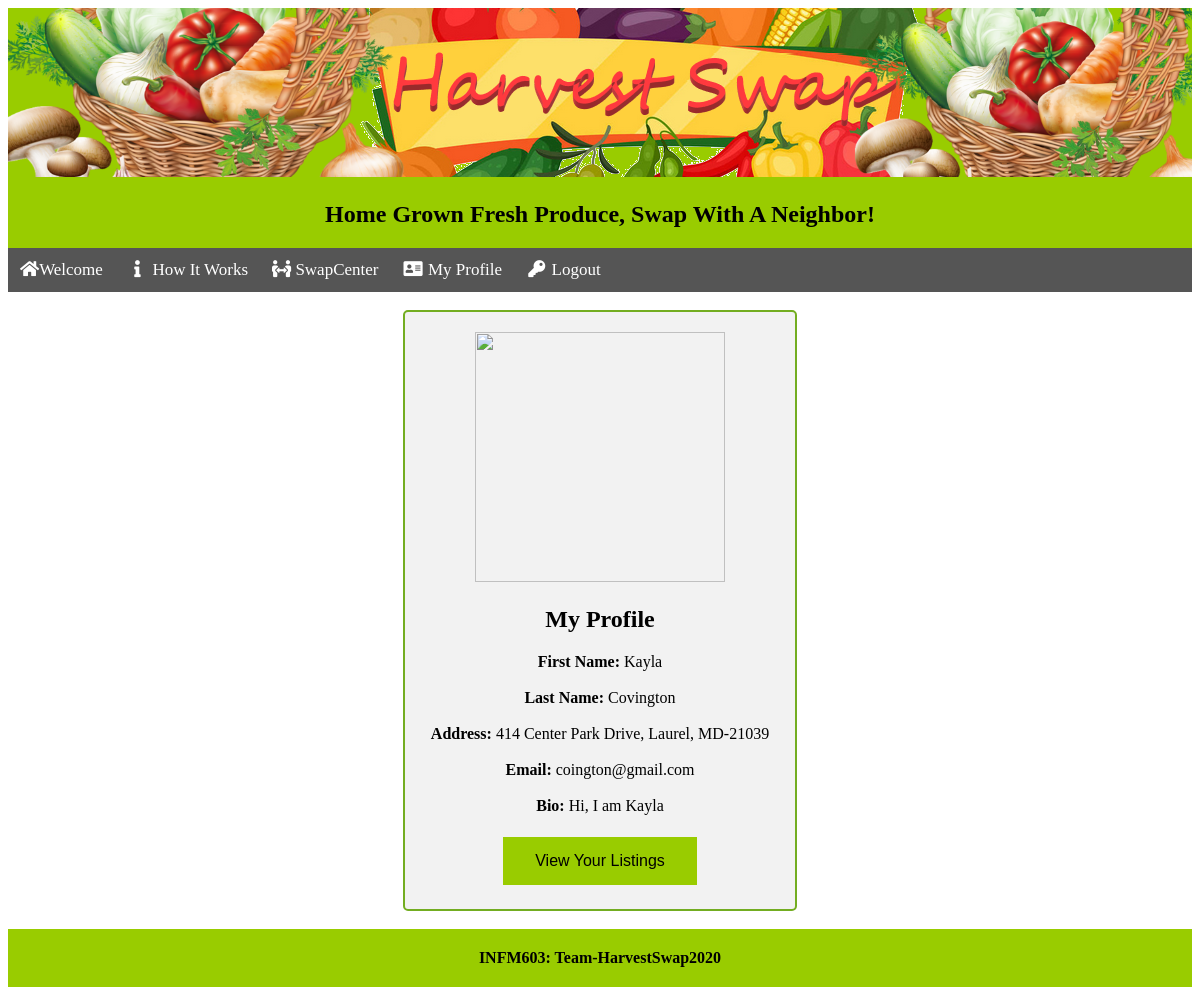
/HarvestSwap_12DEC/myProfile.php (signed in), run on an earlier commit of the app's database.
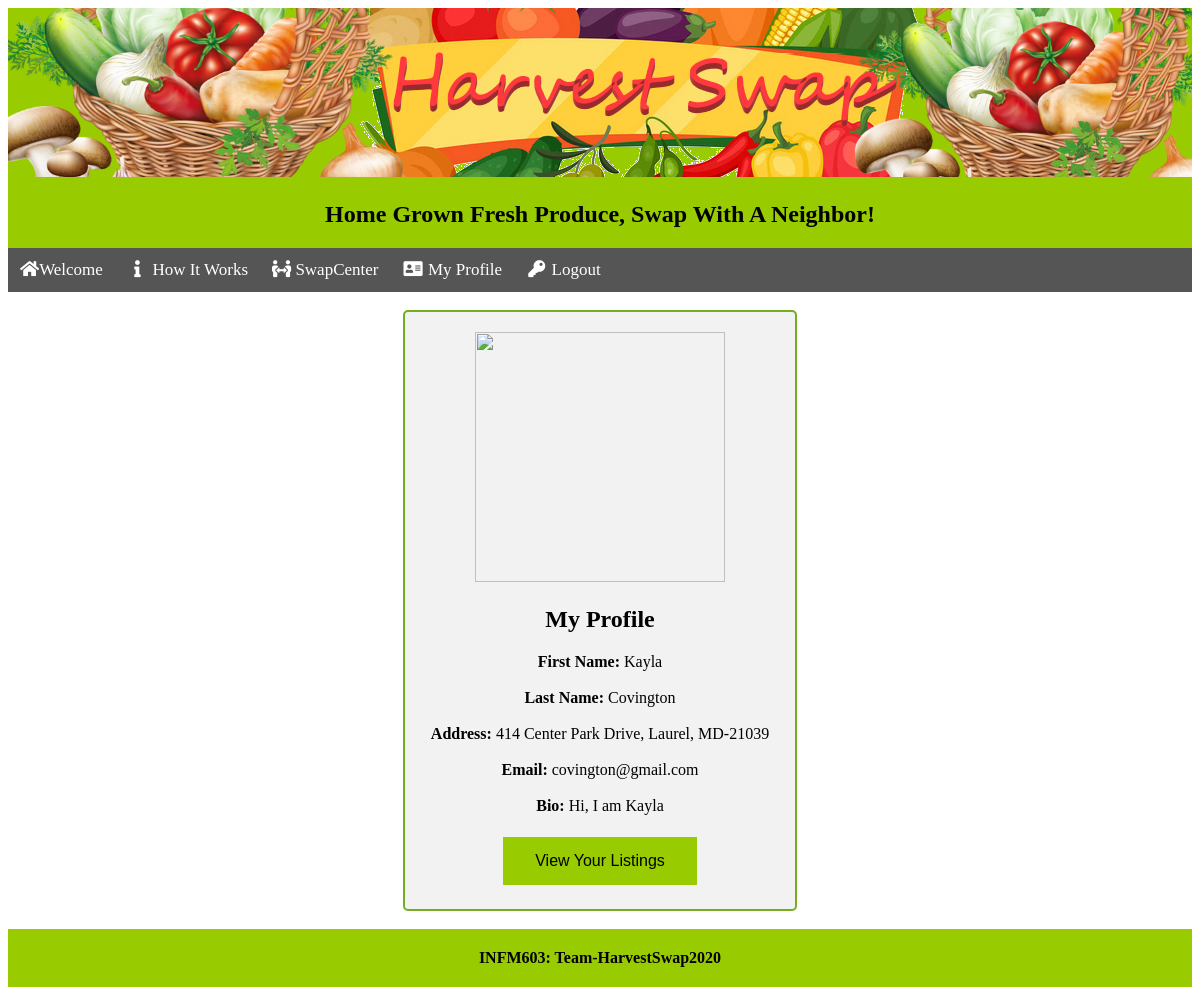
And on a later commit of the database.
### tables this page shows
CREATE TABLE gardener (
gardener_id INTEGER PRIMARY KEY AUTO_INCREMENT,
gardener_user_name TEXT NOT NULL,
first_name TEXT NOT NULL,
last_name TEXT NOT NULL,
gardener_address TEXT NOT NULL,
email TEXT NOT NULL,
gardener_image TEXT NOT NULL,
gardener_bio TEXT,
gardener_password TEXT NOT NULL
);

### HarvestSwap_12DEC/myProfile.php (the view, shortened to what this page needs)
<?php
        include('includes/Header.php');
?>
<!DOCTYPE html>
<html>
<head>
</head>
<body>
<br>
 <form>
 <?php
    $servername = "localhost";
    $dbname = "HarvestSwap";
    $username = "root";
    $password = "root";
    $conn = new mysqli($servername, $username, $password, $dbname);
    $sql = "SELECT first_name, last_name, gardener_address, email,gardener_image,gardener_bio from gardener Where gardener_user_name = '".$_SESSION["gardener_user_name"]."'";
    $result = $conn->query($sql);
        if($row = $result->fetch_assoc()) {
            echo "<img src=\"". $row["gardener_image"]."\"width=\"250\" height=\"250\"/> <br>";
            echo "<h2>My Profile</h2>";
            echo "<label><b>First Name: </b></label>".
            "<label>".$row["first_name"]."</label> <br> <br>";
            echo "<label><b>Last Name: </b></label>".
            "<label>".$row["last_name"]."</label> <br> <br>";
            echo "<label><b>Address: </b></label>".
            "<label>".$row["gardener_address"]."</label> <br> <br>";
            echo "<label><b>Email: </b></label> ".
            "<label>".$row["email"]."</label> <br> <br>";
            echo "<label><b>Bio: </b></label> ".
            "<label>".$row["gardener_bio"]."</label> <br> <br>";
            echo "<input type=\"button\" value=\"View Your Listings\" onClick=\"document.location.href='mylistings.php'\" /> ";
        }
    ?>
    <br>
    </form>
    <br>
    </body>
    </html>
    <?php
        include('includes/Footer.php');
?>

What changed in the data, as far as the page shows it:
changed gardener "Kayla": email "coington@gmail.com" → "covington@gmail.com"
